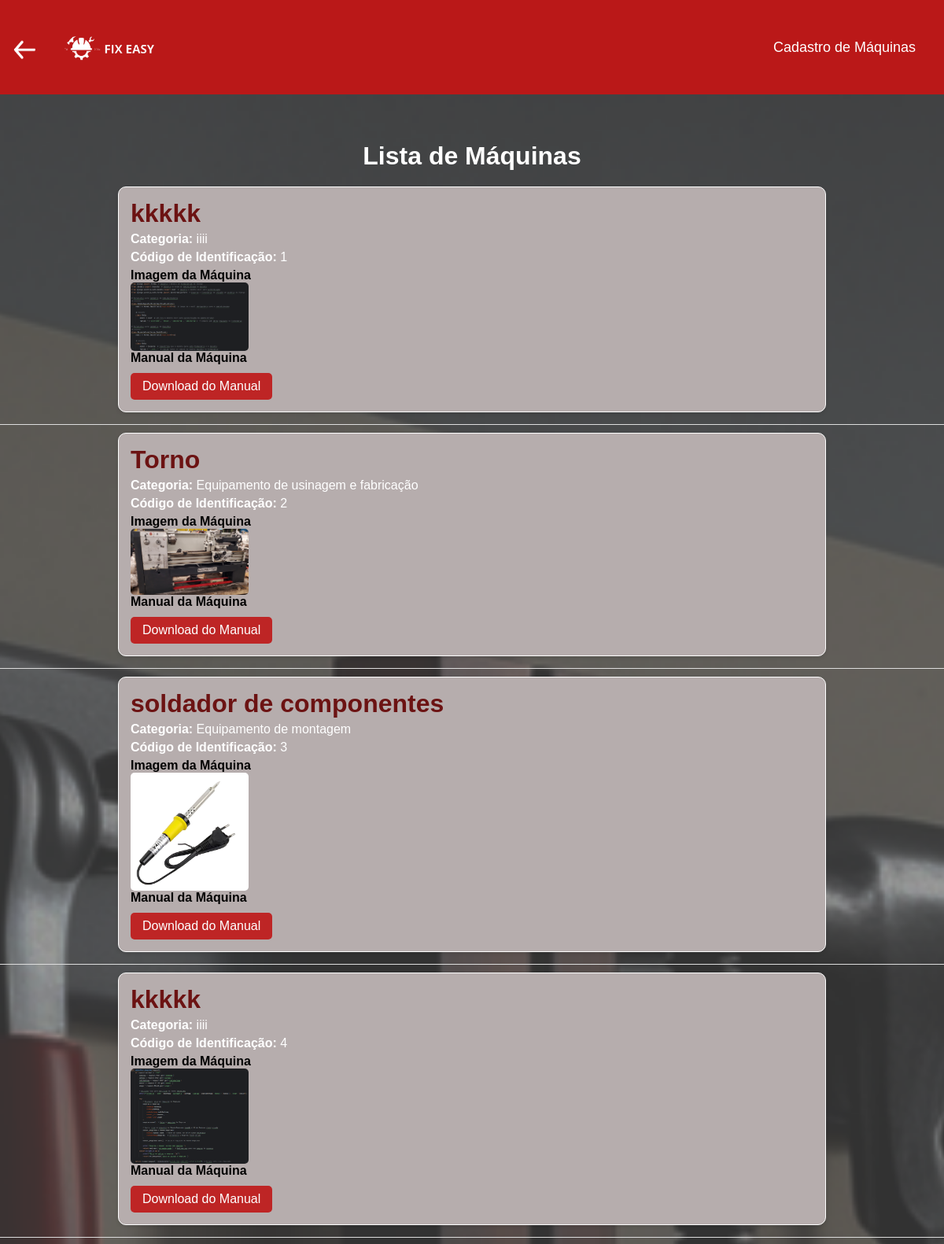
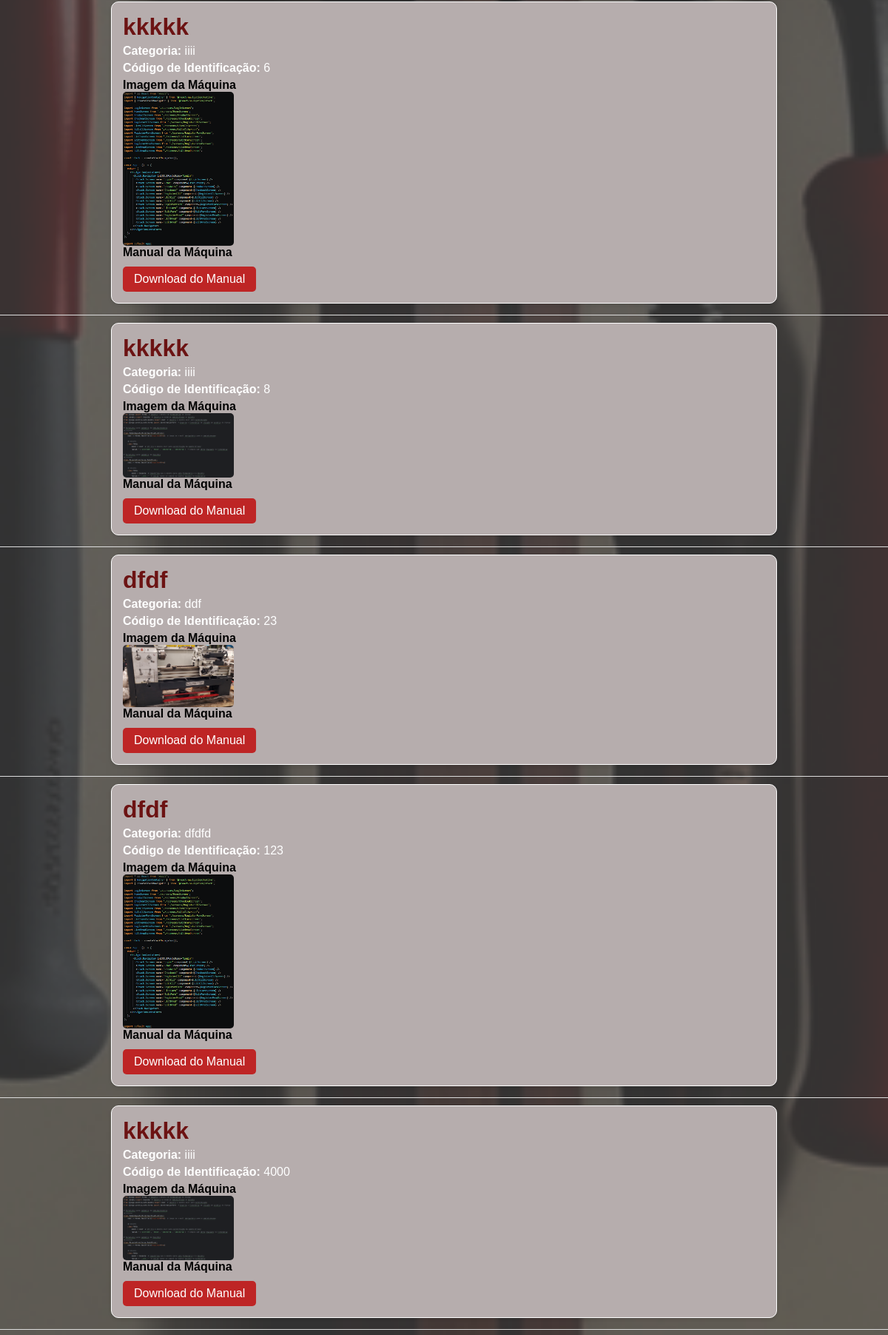
Screenshot of /manual_maquinaadm/ (upper part) with the database file from the repository (2 pictures, top to bottom).
### manutencao/models.py (models this page shows)
class Maquina(models.Model):
    nomemaq = models.CharField(max_length=150)
    catmaq = models.CharField(max_length=150)
    codidentmaq = models.IntegerField(primary_key=True)
    manual_file = models.FileField(upload_to='media/manuais/', default='manuais/manual_default.pdf')
    image_file = models.FileField(upload_to='media/images/', default='images/image_default.png')
    class Meta:
        db_table = 'maquina'

### manutencao/views.py (the view)
# urls.py: path('manual_maquinaadm/', views.manual_maquinasadm, name='manual_maquinaadm'),
def manual_maquinasadm(request):
    maquinas = Maquina.objects.all()  # Obtém todas as máquinas cadastradas
    return render(request, 'manutencao/manual_maquinaadm.html', {'maquinas': maquinas})

### manutencao/templates/manutencao/manual_maquinaadm.html (shortened to what this page needs)
{% extends 'manutencao/base2.html' %}
{% block content %}
    {% load static %}
</head>
<body><br><br><Br><Br><Br><br><br><br><br><br>
    <h1>Lista de Máquinas</h1>
    <ul class="ul">
        {% for maquina in maquinas %}
            <li class="lista">
                <h3 class="h3">{{ maquina.nomemaq }}</h3>
                <p><strong>Categoria:</strong> {{ maquina.catmaq }}</p>
                <p><strong>Código de Identificação:</strong> {{ maquina.codidentmaq }}</p>
                {% if maquina.image_file %}
                    <div>
                        <h4>Imagem da Máquina</h4>
                        <img src="{{ maquina.image_file.url }}" alt="Imagem da Máquina" width="300">
                    </div>
                {% endif %}
                {% if maquina.manual_file %}
                    <div>
                        <h4>Manual da Máquina</h4>
                        <a class="manual" href="{{ maquina.manual_file.url }}" download>Download do Manual</a>
                    </div>
                {% endif %}
            </li>
            <hr class="h">
        {% empty %}
            <p>Nenhuma máquina cadastrada.</p>
        {% endfor %}
    </ul>
</body>
{% endblock %}

### manutencao/templates/manutencao/base2.html (style rules this page uses)
* { margin: 0; padding: 0; box-sizing: border-box; }

### rows the page displays
Maquina: nomemaq "kkkkk", catmaq "iiii", codidentmaq "1", image_file (picture)
Maquina: nomemaq "Torno", catmaq "Equipamento de usinagem e fabricação", codidentmaq "2", image_file (picture)
Maquina: nomemaq "soldador de componentes", catmaq "Equipamento de montagem", codidentmaq "3", image_file (picture)
Maquina: nomemaq "kkkkk", catmaq "iiii", codidentmaq "4", image_file (picture)
Maquina: nomemaq "kkkkk", catmaq "iiii", codidentmaq "6", image_file (picture)
Maquina: nomemaq "kkkkk", catmaq "iiii", codidentmaq "8", image_file (picture)
Maquina: nomemaq "dfdf", catmaq "ddf", codidentmaq "23", image_file (picture)
Maquina: nomemaq "dfdf", catmaq "dfdfd", codidentmaq "123", image_file (picture)
Maquina: nomemaq "kkkkk", catmaq "iiii", codidentmaq "4000", image_file (picture)
